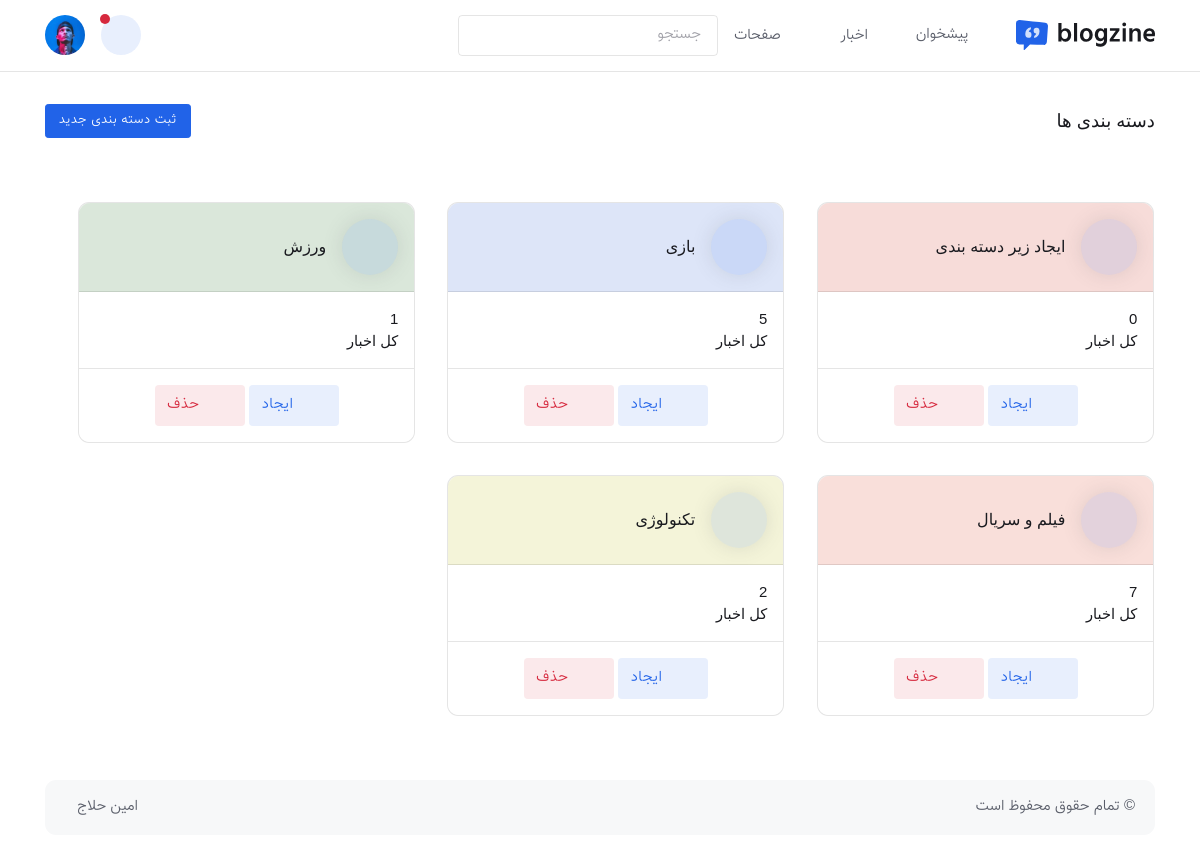
The page /master/dashboard/category/create/ (signed in) on the database as committed earlier.
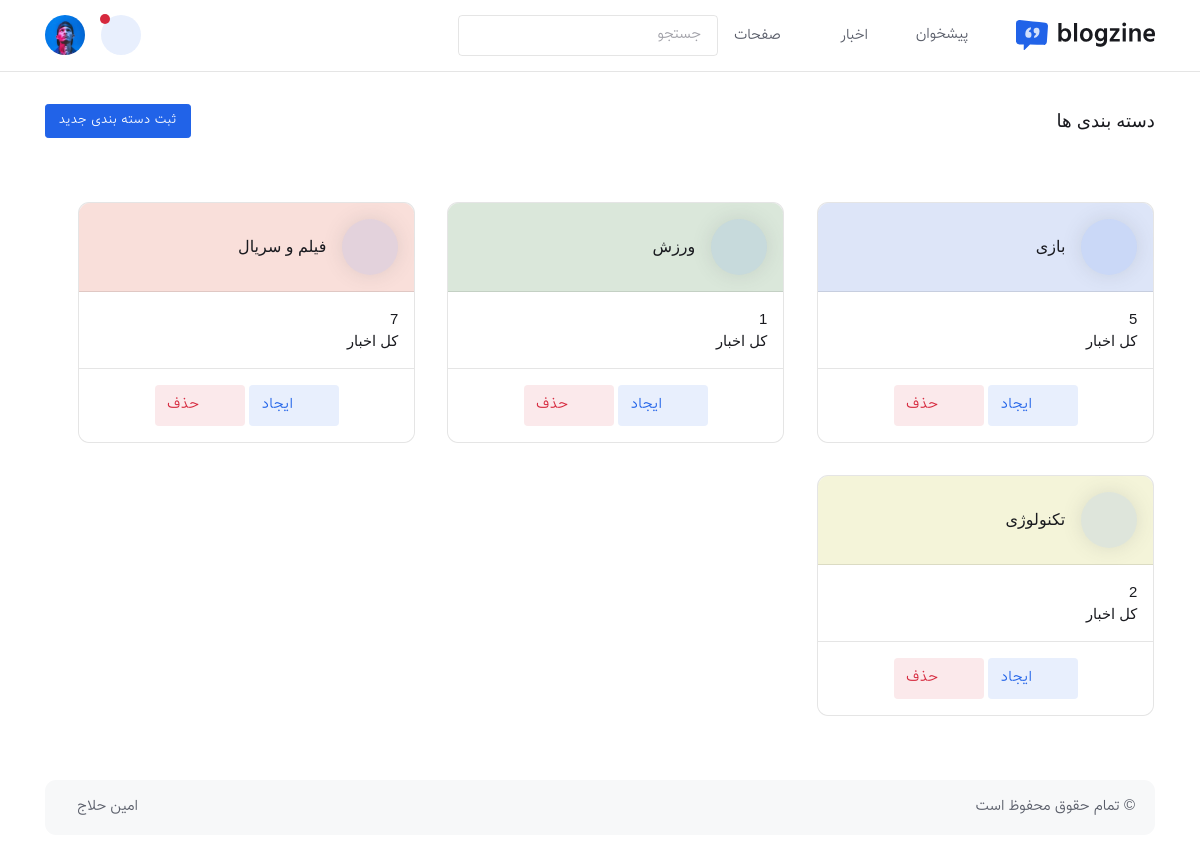
The same page on the database as committed later.
### news/models.py (models this page shows, shortened)
class Category(models.Model):
    user=models.ForeignKey(User, on_delete=models.CASCADE, related_name="category")
    title=models.CharField(max_length=500)
    img=models.FileField(upload_to='img_category',blank=True)
    color=models.CharField(max_length=500, default='#f5f5f5')
    color_text=models.CharField(max_length=500, default='#000')

### master/views.py (the view)
# urls.py: path('master/dashboard/category/create/', views.master_category_create, name='master_category_create'),
def master_category_create(request):
    if not request.user.is_authenticated:
        return redirect('master_signin')
    settings = Settings.objects.get(id=1)
    show_subcategory = SubCategory.objects.all()
    show_category = Category.objects.all().order_by('-id')
    list_post_create = {
        "settings":settings,"show_subcategory":show_subcategory,
        "show_category":show_category,
    }
    return render(request, 'master/dashboard-post-categories.html', list_post_create)

### news/templatetags/custom_tags.py (called while the page is built)
@register.filter
def hex_to_rgba(hex_color, opacity=1):
    hex_pattern = r'^#?([a-fA-F0-9]{6}|[a-fA-F0-9]{3})$'
    match = re.match(hex_pattern, hex_color)
    if match:
        value = match.group(1)
        if len(value) == 3:
            value = value * 2
        r, g, b = [int(value[i:i+2], 16) for i in range(0, 6, 2)]
        return f'rgba({r}, {g}, {b}, {opacity})'
    else:
        raise ValueError(f'Invalid hex color value: {hex_color}')

### news/templatetags/news_tags.py (called while the page is built)
@register.filter
def post_count(category):
    return News.objects.filter(sub_category__category=category).count()

### news/templates/master/dashboard-post-categories.html (shortened to what this page needs)
{% extends 'master/panel_dashboard.html' %}
{% load custom_tags %}
{% load news_tags %}
{% load static %}
{% block quill_css %}
<link rel="stylesheet" type="text/css" href="{% static 'master/' %}vendor/quill/css/quill.snow.css">
{% endblock quill_css %}
{% block contentpanel_dashboard %}
<section class="py-4">
	<div class="container">
    <div class="row pb-4">
			<div class="col-12">
				<div class="d-sm-flex justify-content-sm-between align-items-center">
					<h1 class="mb-2 mb-sm-0 h3">دسته بندی ها </h1>
					<button type="button" class="btn btn-sm btn-primary mb-0" data-bs-toggle="modal" data-bs-target="#modal_category">
						ثبت دسته بندی جدید
					</button>
			</div>
		</div>
		<div class="row g-4" id="all-section">
			{% for i in show_category %}
			<div class="col-md-6 col-xl-4" id="del_{{i.id}}">
				<div class="card border h-100">
					<div class="card-header border-bottom p-3" style="background-color: {{ i.color|hex_to_rgba:'0.15' }};">
						<div class="d-flex align-items-center">
							<div type="button" class="icon-lg shadow btn-primary-soft rounded-circle" data-bs-toggle="modal" data-bs-target="#modal_category_edit_{{i.id}}">
								<i class="fa fa-edit"></i>
							</div>
							<h4 class="mb-0 ms-3">{{i.title}}</h4>
						</div>
					</div>
					<div class="card-body p-3">
						<div class="d-flex justify-content-between">
							<div>
								<h5 class="mb-0">{{ i|post_count }}</h5>
								<h6 class="mb-0 fw-light">کل اخبار</h6>
							</div>
						</div>
					</div>
					<div class="card-footer border-top text-center p-3">
            			<a href="#" class="btn btn-primary-soft w-90 mb-0" data-bs-toggle="modal"
						data-bs-target="#modal_add_subcategory_{{i.id}}"><i class="fa fa-plus mx-2"></i>ایجاد</a>
						<button type="button" class="btn btn-danger-soft w-90 mb-0" onclick="del_category({{i.id}})">
						<i class="fa fa-trash mx-2"></i>حذف </button>
					</div>
				</div>
			</div>
			{% endfor %}
		</div>
	</div>
</section>
{% endblock contentpanel_dashboard %}

Rows that differ between the two databases and show on the page:
removed Category: title "ایجاد زیر دسته بندی", id "0"
